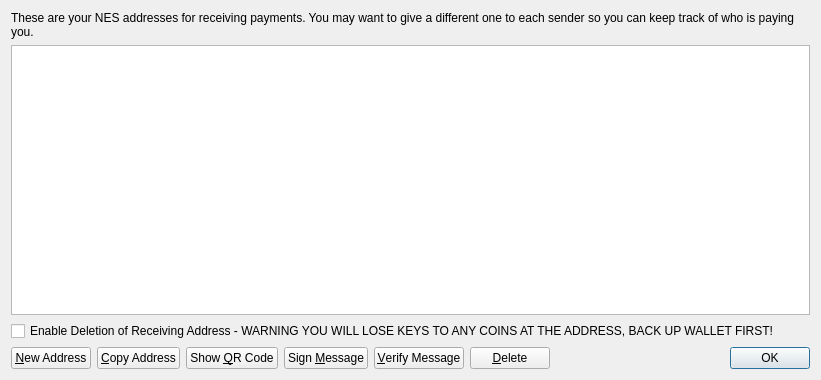
<?xml version="1.0" encoding="UTF-8"?>
<ui version="4.0">
 <class>AddressBookPage</class>
 <widget class="QWidget" name="AddressBookPage">
  <property name="geometry">
   <rect>
    <x>0</x>
    <y>0</y>
    <width>821</width>
    <height>380</height>
   </rect>
  </property>
  <property name="windowTitle">
   <string>Address Book</string>
  </property>
  <layout class="QVBoxLayout" name="verticalLayout">
   <item>
    <widget class="QLabel" name="labelExplanation">
     <property name="text">
      <string>These are your NES addresses for receiving payments. You may want to give a different one to each sender so you can keep track of who is paying you.</string>
     </property>
     <property name="textFormat">
      <enum>Qt::PlainText</enum>
     </property>
     <property name="wordWrap">
      <bool>true</bool>
     </property>
    </widget>
   </item>
   <item>
    <widget class="QTableView" name="tableView">
     <property name="contextMenuPolicy">
      <enum>Qt::CustomContextMenu</enum>
     </property>
     <property name="toolTip">
      <string>Double-click to edit address or label</string>
     </property>
     <property name="tabKeyNavigation">
      <bool>false</bool>
     </property>
     <property name="alternatingRowColors">
      <bool>true</bool>
     </property>
     <property name="selectionMode">
      <enum>QAbstractItemView::SingleSelection</enum>
     </property>
     <property name="selectionBehavior">
      <enum>QAbstractItemView::SelectRows</enum>
     </property>
     <property name="sortingEnabled">
      <bool>true</bool>
     </property>
     <attribute name="verticalHeaderVisible">
      <bool>false</bool>
     </attribute>
    </widget>
   </item>
   <item>
    <widget class="QCheckBox" name="deleteCheckBox">
     <property name="text">
      <string>Enable Deletion of Receiving Address - WARNING YOU WILL LOSE KEYS TO ANY COINS AT THE ADDRESS, BACK UP WALLET FIRST!</string>
     </property>
    </widget>
   </item>
   <item>
    <layout class="QHBoxLayout" name="horizontalLayout">
     <item>
      <widget class="QPushButton" name="newAddressButton">
       <property name="toolTip">
        <string>Create a new address</string>
       </property>
       <property name="text">
        <string>&amp;New Address</string>
       </property>
       <property name="icon">
        <iconset resource="../bitcoin.qrc">
         <normaloff>:/icons/add</normaloff>:/icons/add</iconset>
       </property>
      </widget>
     </item>
     <item>
      <widget class="QPushButton" name="copyToClipboard">
       <property name="toolTip">
        <string>Copy the currently selected address to the system clipboard</string>
       </property>
       <property name="text">
        <string>&amp;Copy Address</string>
       </property>
       <property name="icon">
        <iconset resource="../bitcoin.qrc">
         <normaloff>:/icons/editcopy</normaloff>:/icons/editcopy</iconset>
       </property>
      </widget>
     </item>
     <item>
      <widget class="QPushButton" name="showQRCode">
       <property name="text">
        <string>Show &amp;QR Code</string>
       </property>
       <property name="icon">
        <iconset resource="../bitcoin.qrc">
         <normaloff>:/icons/qrcode</normaloff>:/icons/qrcode</iconset>
       </property>
      </widget>
     </item>
     <item>
      <widget class="QPushButton" name="signMessage">
       <property name="toolTip">
        <string>Sign a message to prove you own a NES address</string>
       </property>
       <property name="text">
        <string>Sign &amp;Message</string>
       </property>
       <property name="icon">
        <iconset resource="../bitcoin.qrc">
         <normaloff>:/icons/edit</normaloff>:/icons/edit</iconset>
       </property>
      </widget>
     </item>
     <item>
      <widget class="QPushButton" name="verifyMessage">
       <property name="toolTip">
        <string>Verify a message to ensure it was signed with a specified NES address</string>
       </property>
       <property name="text">
        <string>&amp;Verify Message</string>
       </property>
       <property name="icon">
        <iconset resource="../bitcoin.qrc">
         <normaloff>:/icons/transaction_0</normaloff>:/icons/transaction_0</iconset>
       </property>
      </widget>
     </item>
     <item>
      <widget class="QPushButton" name="deleteButton">
       <property name="toolTip">
        <string>Delete the currently selected address from the list</string>
       </property>
       <property name="text">
        <string>&amp;Delete</string>
       </property>
       <property name="icon">
        <iconset resource="../bitcoin.qrc">
         <normaloff>:/icons/remove</normaloff>:/icons/remove</iconset>
       </property>
      </widget>
     </item>
     <item>
      <spacer name="horizontalSpacer">
       <property name="orientation">
        <enum>Qt::Horizontal</enum>
       </property>
       <property name="sizeHint" stdset="0">
        <size>
         <width>40</width>
         <height>20</height>
        </size>
       </property>
      </spacer>
     </item>
     <item>
      <widget class="QDialogButtonBox" name="buttonBox">
       <property name="sizePolicy">
        <sizepolicy hsizetype="Maximum" vsizetype="Fixed">
         <horstretch>0</horstretch>
         <verstretch>0</verstretch>
        </sizepolicy>
       </property>
       <property name="standardButtons">
        <set>QDialogButtonBox::Ok</set>
       </property>
      </widget>
     </item>
    </layout>
   </item>
  </layout>
 </widget>
 <resources>
  <include location="../bitcoin.qrc"/>
 </resources>
 <connections/>
</ui>
